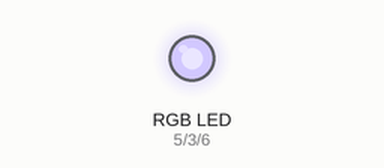
This sketch was run on a simulated Arduino Uno, built with avr-gcc and run on an emulated ATmega328P. Parts: an RGB LED mixed from three pins (HIGH = lit). Dim RGB values are drawn brighter than linear; random numbers use the default seed unless the sketch sets one.

Above: at 0.12 s.
At 4.88 s:
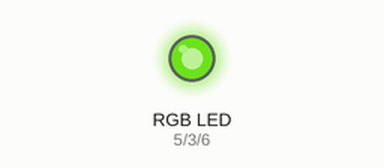
At 9.88 s:
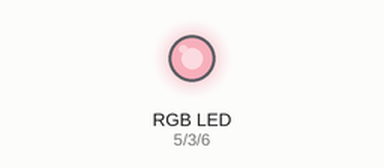
At 19.9 s:
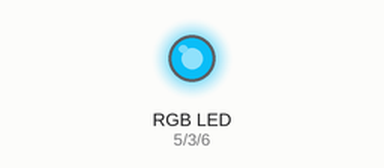
At 29.66 s:
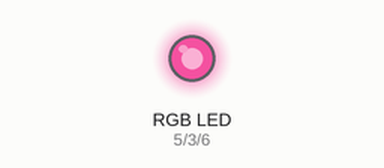
At 39.67 s:
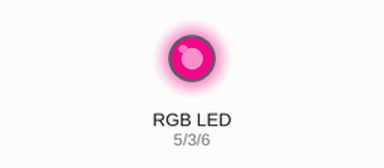
Timing chart, 0 to 40.0 s (numbered marks = the images above):
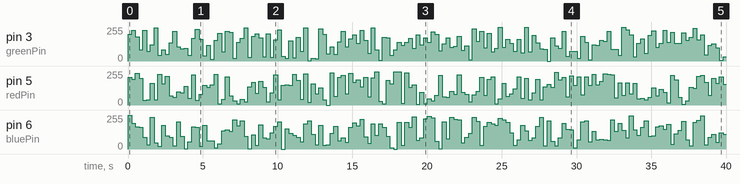

Measured:
- by itself, pin 5 (redPin): 0/255 → 209/255 at 0.00 s, → 193/255 0.25 s later, → 240/255 0.25 s later, → 202/255 0.25 s later, … (160 changes in this stretch)
- by itself, pin 3 (greenPin): 0/255 → 199/255 at 0.00 s, → 231/255 0.25 s later, → 182/255 0.25 s later, → 83/255 0.25 s later, … (160 changes in this stretch)

The sketch:

rgb_led.ino
```cpp
const int redPin = 5;     //sabit değer tanımlama
const int greenPin = 3;

#define  bluePin  6                       // sabit olarak tanımlama
#define rgb_led(r,g,b) setColor(r,g,b)    //makro tanımlama

byte r_deger=0,g_deger=0,b_deger=0;

void setup()
{
  pinMode(redPin, OUTPUT);
  pinMode(greenPin, OUTPUT);
  pinMode(bluePin, OUTPUT);

  randomSeed(analogRead(0));
}

void loop()
{
//  setColor(0, 255, 0);  // green
//  delay(1000);
//  setColor(0, 0, 255);  // blue
//  delay(1000);
//  setColor(255, 255, 0);  // yellow
//  delay(1000);
//  setColor(80, 0, 80);  // purple
//  delay(1000);
//  setColor(0, 255, 255);  // aqua
//  delay(1000);
//  rgb_led(255, 255, 255);  // beyaz
//  delay(1000);

  //2.işlem
  r_deger=random(0,255);
  g_deger=random(0,255);
  b_deger=random(0,255);
  rgb_led(r_deger, g_deger, b_deger);
  delay(250);
}
// Dönüş değeri olmayan bir fonksiyon
void setColor(int red, int green, int blue)
{
  analogWrite(redPin, red);
  analogWrite(greenPin, green);
  analogWrite(bluePin, blue);
}


//rgb_led(renk+10,renk+10, renk);  // red
//  renk+=10;
//  delay(100);
```
